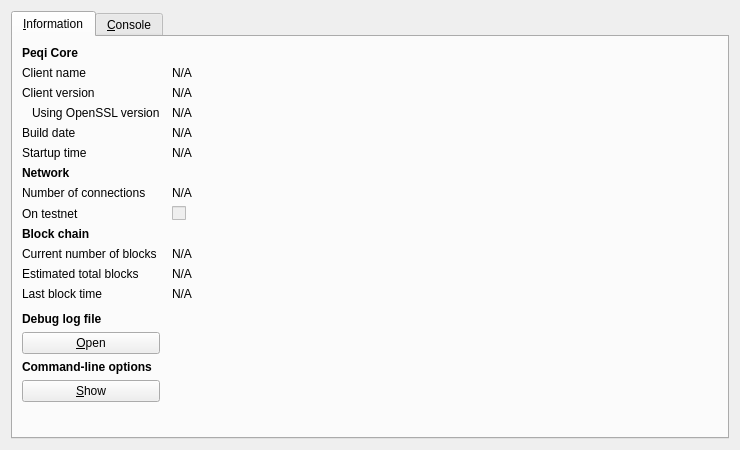
<?xml version="1.0" encoding="UTF-8"?>
<ui version="4.0">
 <class>RPCConsole</class>
 <widget class="QDialog" name="RPCConsole">
  <property name="geometry">
   <rect>
    <x>0</x>
    <y>0</y>
    <width>740</width>
    <height>450</height>
   </rect>
  </property>
  <property name="windowTitle">
   <string>Peqi - Debug window</string>
  </property>
  <layout class="QVBoxLayout" name="verticalLayout_2">
   <item>
    <widget class="QTabWidget" name="tabWidget">
     <property name="currentIndex">
      <number>0</number>
     </property>
     <widget class="QWidget" name="tab_info">
      <attribute name="title">
       <string>&amp;Information</string>
      </attribute>
      <layout class="QGridLayout" name="gridLayout" columnstretch="0,1">
       <property name="horizontalSpacing">
        <number>12</number>
       </property>
       <item row="0" column="0">
        <widget class="QLabel" name="label_9">
         <property name="font">
          <font>
           <weight>75</weight>
           <bold>true</bold>
          </font>
         </property>
         <property name="text">
          <string>Peqi Core</string>
         </property>
        </widget>
       </item>
       <item row="1" column="0">
        <widget class="QLabel" name="label_5">
         <property name="text">
          <string>Client name</string>
         </property>
        </widget>
       </item>
       <item row="1" column="1">
        <widget class="QLabel" name="clientName">
         <property name="cursor">
          <cursorShape>IBeamCursor</cursorShape>
         </property>
         <property name="text">
          <string>N/A</string>
         </property>
         <property name="textFormat">
          <enum>Qt::PlainText</enum>
         </property>
         <property name="textInteractionFlags">
          <set>Qt::LinksAccessibleByMouse|Qt::TextSelectableByKeyboard|Qt::TextSelectableByMouse</set>
         </property>
        </widget>
       </item>
       <item row="2" column="0">
        <widget class="QLabel" name="label_6">
         <property name="text">
          <string>Client version</string>
         </property>
        </widget>
       </item>
       <item row="2" column="1">
        <widget class="QLabel" name="clientVersion">
         <property name="cursor">
          <cursorShape>IBeamCursor</cursorShape>
         </property>
         <property name="text">
          <string>N/A</string>
         </property>
         <property name="textFormat">
          <enum>Qt::PlainText</enum>
         </property>
         <property name="textInteractionFlags">
          <set>Qt::LinksAccessibleByMouse|Qt::TextSelectableByKeyboard|Qt::TextSelectableByMouse</set>
         </property>
        </widget>
       </item>
       <item row="3" column="0">
        <widget class="QLabel" name="label_14">
         <property name="text">
          <string>Using OpenSSL version</string>
         </property>
         <property name="indent">
          <number>10</number>
         </property>
        </widget>
       </item>
       <item row="3" column="1">
        <widget class="QLabel" name="openSSLVersion">
         <property name="cursor">
          <cursorShape>IBeamCursor</cursorShape>
         </property>
         <property name="text">
          <string>N/A</string>
         </property>
         <property name="textFormat">
          <enum>Qt::PlainText</enum>
         </property>
         <property name="textInteractionFlags">
          <set>Qt::LinksAccessibleByMouse|Qt::TextSelectableByKeyboard|Qt::TextSelectableByMouse</set>
         </property>
        </widget>
       </item>
       <item row="4" column="0">
        <widget class="QLabel" name="label_12">
         <property name="text">
          <string>Build date</string>
         </property>
        </widget>
       </item>
       <item row="4" column="1">
        <widget class="QLabel" name="buildDate">
         <property name="cursor">
          <cursorShape>IBeamCursor</cursorShape>
         </property>
         <property name="text">
          <string>N/A</string>
         </property>
         <property name="textFormat">
          <enum>Qt::PlainText</enum>
         </property>
         <property name="textInteractionFlags">
          <set>Qt::LinksAccessibleByMouse|Qt::TextSelectableByKeyboard|Qt::TextSelectableByMouse</set>
         </property>
        </widget>
       </item>
       <item row="5" column="0">
        <widget class="QLabel" name="label_13">
         <property name="text">
          <string>Startup time</string>
         </property>
        </widget>
       </item>
       <item row="5" column="1">
        <widget class="QLabel" name="startupTime">
         <property name="cursor">
          <cursorShape>IBeamCursor</cursorShape>
         </property>
         <property name="text">
          <string>N/A</string>
         </property>
         <property name="textFormat">
          <enum>Qt::PlainText</enum>
         </property>
         <property name="textInteractionFlags">
          <set>Qt::LinksAccessibleByMouse|Qt::TextSelectableByKeyboard|Qt::TextSelectableByMouse</set>
         </property>
        </widget>
       </item>
       <item row="6" column="0">
        <widget class="QLabel" name="label_11">
         <property name="font">
          <font>
           <weight>75</weight>
           <bold>true</bold>
          </font>
         </property>
         <property name="text">
          <string>Network</string>
         </property>
        </widget>
       </item>
       <item row="7" column="0">
        <widget class="QLabel" name="label_7">
         <property name="text">
          <string>Number of connections</string>
         </property>
        </widget>
       </item>
       <item row="7" column="1">
        <widget class="QLabel" name="numberOfConnections">
         <property name="cursor">
          <cursorShape>IBeamCursor</cursorShape>
         </property>
         <property name="text">
          <string>N/A</string>
         </property>
         <property name="textFormat">
          <enum>Qt::PlainText</enum>
         </property>
         <property name="textInteractionFlags">
          <set>Qt::LinksAccessibleByMouse|Qt::TextSelectableByKeyboard|Qt::TextSelectableByMouse</set>
         </property>
        </widget>
       </item>
       <item row="8" column="0">
        <widget class="QLabel" name="label_8">
         <property name="text">
          <string>On testnet</string>
         </property>
        </widget>
       </item>
       <item row="8" column="1">
        <widget class="QCheckBox" name="isTestNet">
         <property name="enabled">
          <bool>false</bool>
         </property>
         <property name="text">
          <string/>
         </property>
        </widget>
       </item>
       <item row="9" column="0">
        <widget class="QLabel" name="label_10">
         <property name="font">
          <font>
           <weight>75</weight>
           <bold>true</bold>
          </font>
         </property>
         <property name="text">
          <string>Block chain</string>
         </property>
        </widget>
       </item>
       <item row="10" column="0">
        <widget class="QLabel" name="label_3">
         <property name="text">
          <string>Current number of blocks</string>
         </property>
        </widget>
       </item>
       <item row="10" column="1">
        <widget class="QLabel" name="numberOfBlocks">
         <property name="cursor">
          <cursorShape>IBeamCursor</cursorShape>
         </property>
         <property name="text">
          <string>N/A</string>
         </property>
         <property name="textFormat">
          <enum>Qt::PlainText</enum>
         </property>
         <property name="textInteractionFlags">
          <set>Qt::LinksAccessibleByMouse|Qt::TextSelectableByKeyboard|Qt::TextSelectableByMouse</set>
         </property>
        </widget>
       </item>
       <item row="11" column="0">
        <widget class="QLabel" name="label_4">
         <property name="text">
          <string>Estimated total blocks</string>
         </property>
        </widget>
       </item>
       <item row="11" column="1">
        <widget class="QLabel" name="totalBlocks">
         <property name="cursor">
          <cursorShape>IBeamCursor</cursorShape>
         </property>
         <property name="text">
          <string>N/A</string>
         </property>
         <property name="textFormat">
          <enum>Qt::PlainText</enum>
         </property>
         <property name="textInteractionFlags">
          <set>Qt::LinksAccessibleByMouse|Qt::TextSelectableByKeyboard|Qt::TextSelectableByMouse</set>
         </property>
        </widget>
       </item>
       <item row="12" column="0">
        <widget class="QLabel" name="label_2">
         <property name="text">
          <string>Last block time</string>
         </property>
        </widget>
       </item>
       <item row="12" column="1">
        <widget class="QLabel" name="lastBlockTime">
         <property name="cursor">
          <cursorShape>IBeamCursor</cursorShape>
         </property>
         <property name="text">
          <string>N/A</string>
         </property>
         <property name="textFormat">
          <enum>Qt::PlainText</enum>
         </property>
         <property name="textInteractionFlags">
          <set>Qt::LinksAccessibleByMouse|Qt::TextSelectableByKeyboard|Qt::TextSelectableByMouse</set>
         </property>
        </widget>
       </item>
       <item row="13" column="0">
        <spacer name="verticalSpacer_2">
         <property name="orientation">
          <enum>Qt::Vertical</enum>
         </property>
         <property name="sizeHint" stdset="0">
          <size>
           <width>20</width>
           <height>20</height>
          </size>
         </property>
        </spacer>
       </item>
       <item row="14" column="0">
        <widget class="QLabel" name="labelDebugLogfile">
         <property name="font">
          <font>
           <weight>75</weight>
           <bold>true</bold>
          </font>
         </property>
         <property name="text">
          <string>Debug log file</string>
         </property>
        </widget>
       </item>
       <item row="15" column="0">
        <widget class="QPushButton" name="openDebugLogfileButton">
         <property name="toolTip">
          <string>Open the Peqi debug log file from the current data directory. This can take a few seconds for large log files.</string>
         </property>
         <property name="text">
          <string>&amp;Open</string>
         </property>
         <property name="autoDefault">
          <bool>false</bool>
         </property>
        </widget>
       </item>
       <item row="16" column="0">
        <widget class="QLabel" name="labelCLOptions">
         <property name="font">
          <font>
           <weight>75</weight>
           <bold>true</bold>
          </font>
         </property>
         <property name="text">
          <string>Command-line options</string>
         </property>
        </widget>
       </item>
       <item row="17" column="0">
        <widget class="QPushButton" name="showCLOptionsButton">
         <property name="toolTip">
          <string>Show the Peqi-Qt help message to get a list with possible Peqi command-line options.</string>
         </property>
         <property name="text">
          <string>&amp;Show</string>
         </property>
         <property name="autoDefault">
          <bool>false</bool>
         </property>
        </widget>
       </item>
       <item row="18" column="0">
        <spacer name="verticalSpacer">
         <property name="orientation">
          <enum>Qt::Vertical</enum>
         </property>
         <property name="sizeHint" stdset="0">
          <size>
           <width>20</width>
           <height>40</height>
          </size>
         </property>
        </spacer>
       </item>
      </layout>
     </widget>
     <widget class="QWidget" name="tab_console">
      <attribute name="title">
       <string>&amp;Console</string>
      </attribute>
      <layout class="QVBoxLayout" name="verticalLayout_3">
       <property name="spacing">
        <number>3</number>
       </property>
       <item>
        <widget class="QTextEdit" name="messagesWidget">
         <property name="minimumSize">
          <size>
           <width>0</width>
           <height>100</height>
          </size>
         </property>
         <property name="readOnly">
          <bool>true</bool>
         </property>
         <property name="tabKeyNavigation" stdset="0">
          <bool>false</bool>
         </property>
         <property name="columnCount" stdset="0">
          <number>2</number>
         </property>
        </widget>
       </item>
       <item>
        <layout class="QHBoxLayout" name="horizontalLayout">
         <property name="spacing">
          <number>3</number>
         </property>
         <item>
          <widget class="QLabel" name="label">
           <property name="text">
            <string notr="true">&gt;</string>
           </property>
          </widget>
         </item>
         <item>
          <widget class="QLineEdit" name="lineEdit"/>
         </item>
         <item>
          <widget class="QPushButton" name="clearButton">
           <property name="maximumSize">
            <size>
             <width>24</width>
             <height>24</height>
            </size>
           </property>
           <property name="toolTip">
            <string>Clear console</string>
           </property>
           <property name="text">
            <string/>
           </property>
           <property name="icon">
            <iconset resource="../bitcoin.qrc">
             <normaloff>:/icons/remove</normaloff>:/icons/remove</iconset>
           </property>
           <property name="shortcut">
            <string notr="true">Ctrl+L</string>
           </property>
           <property name="autoDefault">
            <bool>false</bool>
           </property>
          </widget>
         </item>
        </layout>
       </item>
      </layout>
     </widget>
    </widget>
   </item>
  </layout>
 </widget>
 <resources>
  <include location="../bitcoin.qrc"/>
 </resources>
 <connections/>
</ui>
